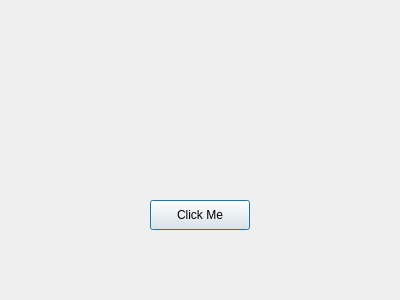
<?xml version='1.0' encoding='utf-8'?>
<ui version="4.0">
  <class>TestDialog</class>
  <widget class="QDialog" name="TestDialog">
    <property name="geometry">
      <rect>
        <x>0</x>
        <y>0</y>
        <width>400</width>
        <height>300</height>
      </rect>
    </property>
    <property name="windowTitle">
      <string>TestDialog</string>
    </property>
    <widget class="QPushButton" name="pushButton">
      <property name="text">
        <string>Click Me</string>
      </property>
      <property name="geometry">
        <rect>
          <x>150</x>
          <y>200</y>
          <width>100</width>
          <height>30</height>
        </rect>
      </property>
    </widget>
  </widget>
</ui>
